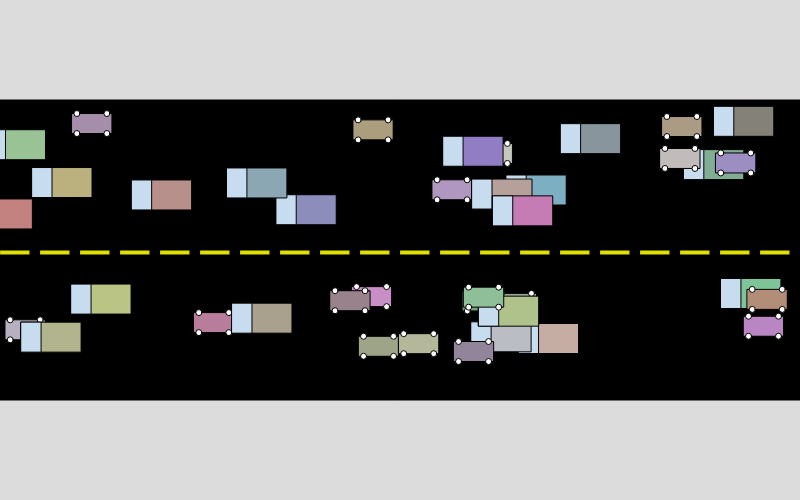
Frame 1 (no input)
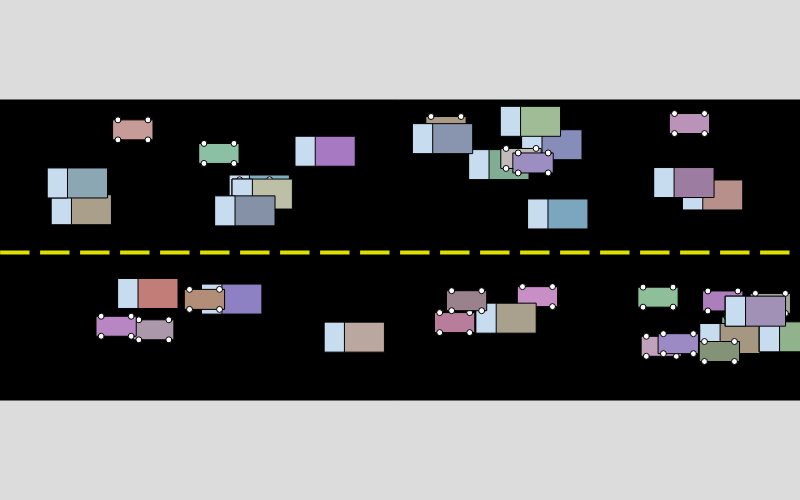
Frame 60 (no input)
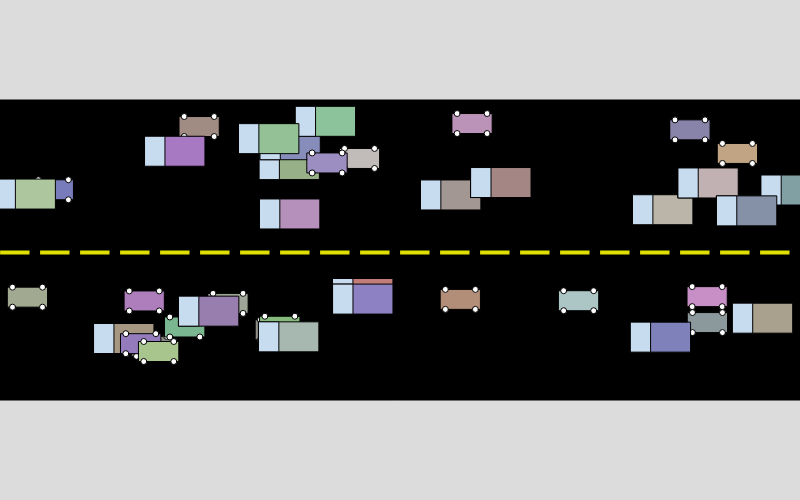
Frame 120 (the mouse pressed at the canvas centre since frame 60)

The p5.js sketch that drew these frames (run headless with seeded random() and noise() and a simulated clock; from frame 60 on, the mouse is pressed at the canvas centre):

// p5.js sketch
// ── sketch.js
// Cars Cars Cars
// Joy Min
// Oct 20, 2025
let v; 
let eastbound = []; // to hold all our cars in eastbound
let westbound = []; // to hold all our cars in westbound

function setup() {
  createCanvas(800, 500);

  for (let i = 0; i < 20; i++) { // push 20 Vehicles into each array
    // upper lane: moving LEFT
    let v1 = new Vehicle(int(random(2)), random(width), random(120, 220), 0, random(-5, -2));  // direction 0 = left
    westbound.push(v1); // add to west array

    // lower lane: moving RIGHT
    let v2 = new Vehicle(int(random(2)), random(width), random(280, 370), 1, random(2, 5));    // direction 1 = right
    eastbound.push(v2); // add to east array
  }

}

function draw() {
  background(220);
  drawRoad(); // draw the road

  // every car runs towards east runs its action
  for (let i = 0; i < eastbound.length; i++) {
    eastbound[i].action();
  }
  

  // every car runs towards west runs its action
  for (let i = 0; i < westbound.length; i++) {
    westbound[i].action();
  }

}

function drawRoad() {
  // black road surface
  fill(0);
  rect(0, 100, width, 300);

  // dashed yellow line
  for (let i = 0; i < width; i += 40) {
    fill(225, 225, 0);
    rect(i, height / 2, 30, 5);
  }

}

class Vehicle {
  constructor(type, x, y, direction, xSpeed) {
    this.type = type; // there are two types of vehivles, 0 = car, 1 = truck
    this.x = x; // x position
    this.y = y; // y position
    this.direction = direction; 
    this.xSpeed = xSpeed;
    this.color = color(random(120,200), random(120, 200), random(120, 200) ); // i choose the range of colors which makes morandi colors like, make the color of the window more balanced

  }

  display() {
    rectMode(CENTER);
    
    if (this.type === 0) { // 0 = car
      // drawing the car
      fill(this.color);
      rect(this.x, this.y, 40, 20); // body of the car

      // 4 wheels of the car
      fill(255);
      ellipse(this.x - 15, this.y - 10, 6, 6); // left up wheel
      ellipse(this.x + 15, this.y - 10, 6, 6); // right up wheel
      ellipse(this.x - 15, this.y + 10, 6, 6); // left down wheel
      ellipse(this.x + 15, this.y + 10, 6, 6); // right down wheel

    } else { // 1 = truck
      // drawing the truck
      fill(this.color);
      rect(this.x, this.y, 60, 30); // body

      fill(200, 220, 240);
      rect(this.x - 20, this.y, 20, 30); // the windowsheild(guess it spell so)
    }

    rectMode(CORNER);

  }

  move() { // the movement of the vehicles
    this.x += this.xSpeed; // adjust location according to the location


    // if the vehicle runs out of one side of the window, then let it appear on another side of the window
    if (this.x > width && this.direction === 1) { 
      this.x = 0;
    } else if (this.x < 0 && this.direction === 0) {
      this.x = width;
    }

  }

  speedUp() { // speed up for vehicles
    if (this.direction === 1 && this.xSpeed < 15) {
      this.xSpeed += 0.2;
    } else if (this.direction === 0 && this.xSpeed > -15) {
      this.xSpeed -= 0.2;
    }

  }

  speedDown() { // speed down for vehicles
    if (this.direction === 1 && this.xSpeed > 0) {
      this.xSpeed -= 0.2;
    } else if (this.direction === 0 && this.xSpeed < 0) {
      this.xSpeed += 0.2;
    }

  }

  changeColor() { // random colors but in morandi colors range
    this.color = color(random(120,200), random(120, 200), random(120, 200) );

  }

  action() { // every action could lead to a random change
    this.move();
    if (random(1) < 0.01) this.speedUp(); // 1% of change speed up
    if (random(1) < 0.01) this.speedDown(); // 1% of speed down
    if (random(1) < 0.01) this.changeColor(); // 1% of change color 
    this.display();

  }

  
}
